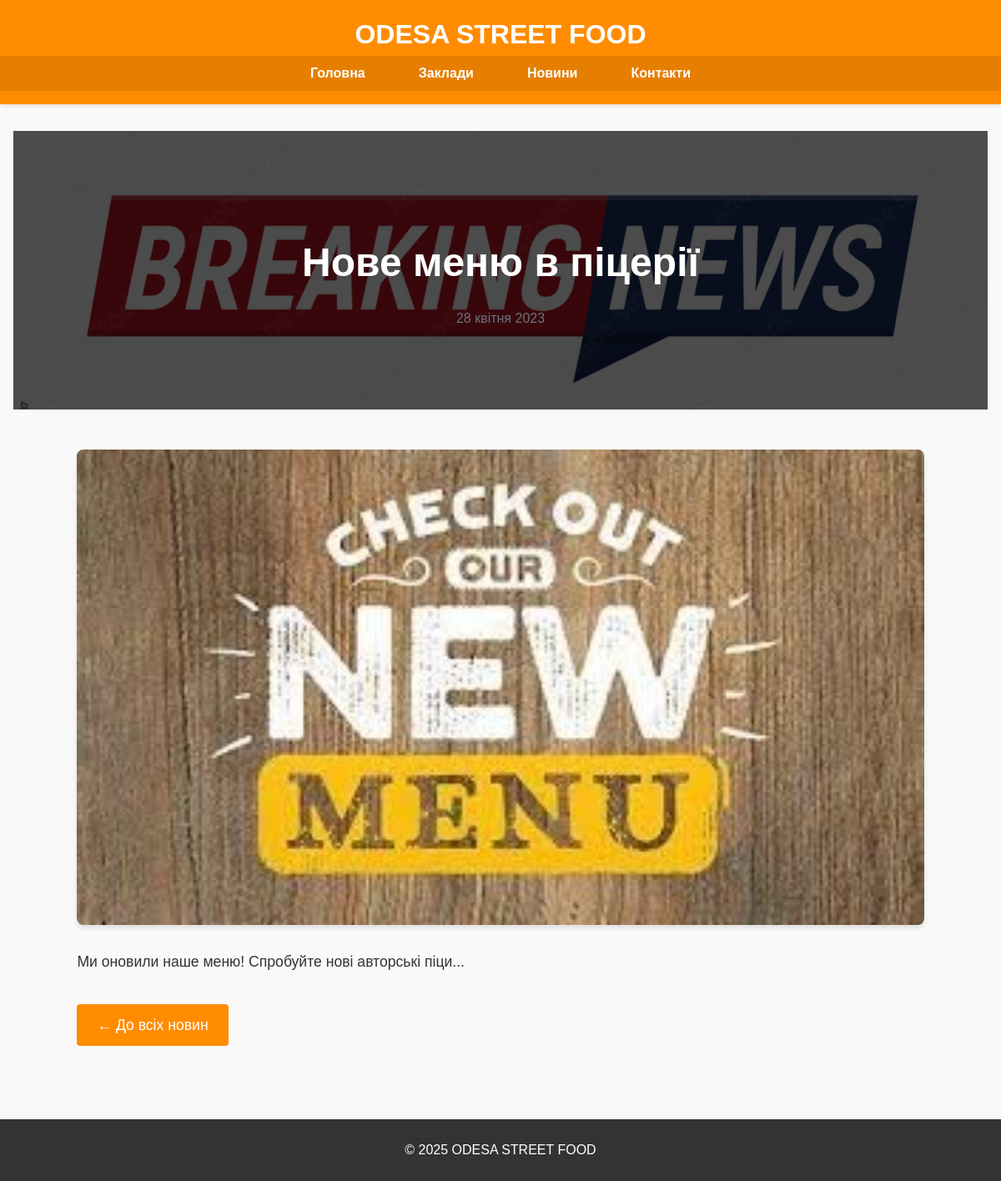
Page /news/2 on the earlier database version.
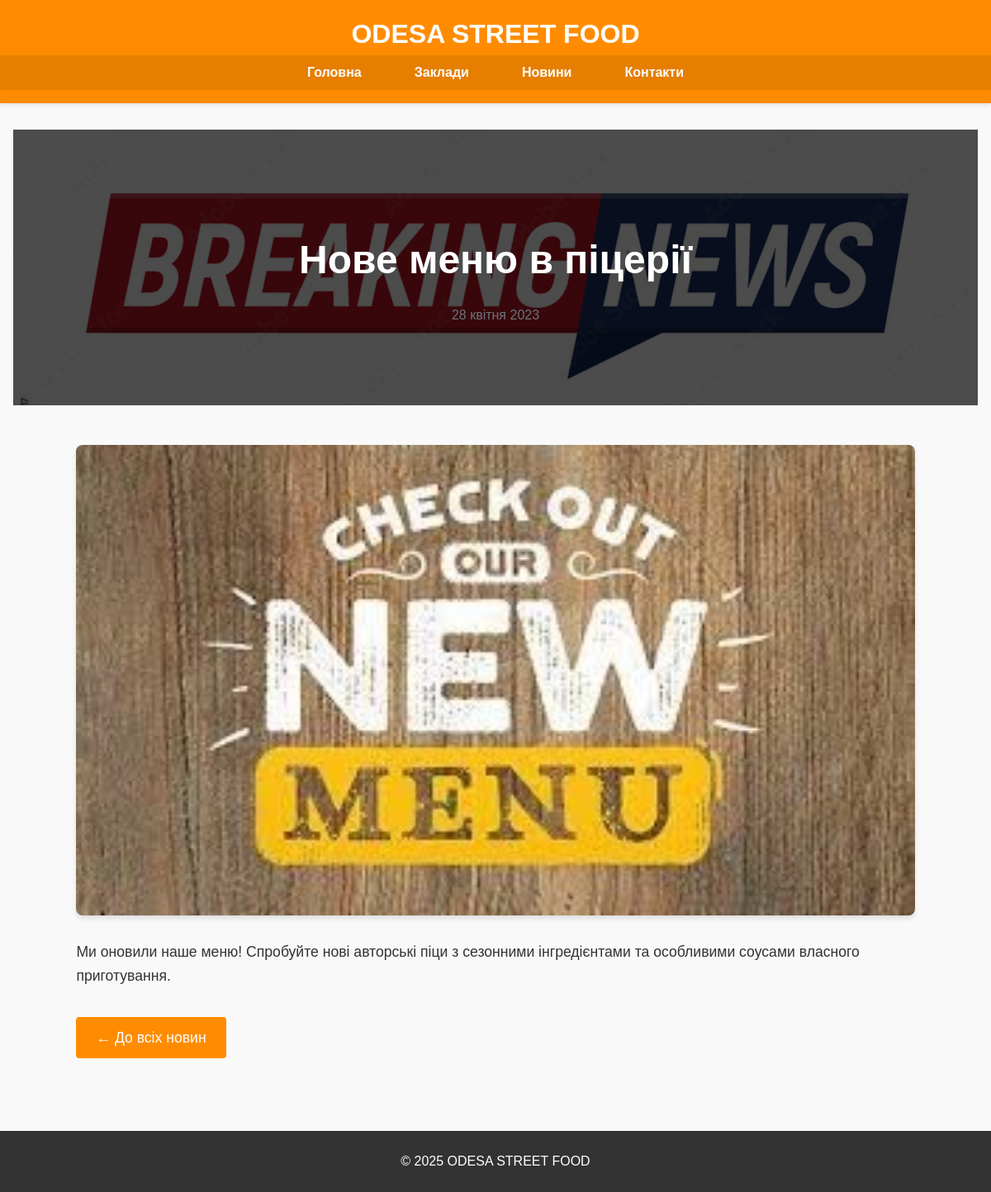
Same page on the later database version.
### tables this page shows
CREATE TABLE news
                 (
                     id
                     INTEGER
                     PRIMARY
                     KEY
                     AUTOINCREMENT,
                     title
                     TEXT
                     NOT
                     NULL,
                     date
                     TEXT
                     NOT
                     NULL,
                     content
                     TEXT
                     NOT
                     NULL,
                     image
                     TEXT
                     NOT
                     NULL
                 );

### app.py (the view)
@app.route('/news/<int:news_id>')
def news_item(news_id):
    conn = sqlite3.connect('news.db')
    c = conn.cursor()
    c.execute("SELECT * FROM news WHERE id = ?", (news_id,))
    news_item = dict(zip(['id', 'title', 'date', 'content', 'image'], c.fetchone()))
    conn.close()
    return render_template('news_item.html', now=datetime.now(), news_item=news_item)

### templates/news_item.html (shortened to what this page needs)
{% extends "base.html" %}
{% block content %}
<section class="news-header">
    <h1>{{ news_item.title }}</h1>
    <p class="news-date">{{ news_item.date }}</p>
</section>
<section class="news-single">
    <div class="container">
        <div class="news-image-full">
            <img src="{{ url_for('static', filename='images/news/' + news_item.image) }}" alt="{{ news_item.title }}">
        </div>
        <div class="news-content-full">
            <p>{{ news_item.content }}</p>
            <a href="/news" class="btn">← До всіх новин</a>
        </div>
    </div>
</section>
{% endblock %}

### templates/base.html (shortened to what this page needs)
<!DOCTYPE html>
<html lang="uk">
<head>
    <link rel="stylesheet" href="{{ url_for('static', filename='css/style.css') }}">
<link rel="stylesheet" href="https://cdnjs.cloudflare.com/ajax/libs/font-awesome/5.15.4/css/all.min.css">
</head>
<body>
    <header>
        <h1>ODESA STREET FOOD</h1>
        <nav>
            <ul>
                <li><a href="{{ url_for('index') }}">Головна</a></li>
                <li><a href="{{ url_for('restaurants') }}">Заклади</a></li>
                <li><a href="{{ url_for('news') }}">Новини</a></li>
                <li><a href="{{ url_for('contacts') }}">Контакти</a></li>
            </ul>
        </nav>
    </header>
    <main>
        {% block content %}{% endblock %}
    </main>
    <footer>
        <p>&copy; {{ now.year }} ODESA STREET FOOD</p>
    </footer>
</body>
</html>

### static/css/style.css (style rules this page uses)
body { font-family: 'Arial', sans-serif; margin: 0; padding: 0; line-height: 1.6; color: #333; background-color: #f9f9f9; }
header { background: #ff8c00; color: white; padding: 1rem 0; box-shadow: 0 2px 5px rgba(0,0,0,0.1); }
header h1 { margin: 0; padding: 0 1rem; text-align: center; font-size: 2rem; }
nav { background: #e67e00; padding: 0.5rem 0; }
nav ul { list-style: none; padding: 0; margin: 0; display: flex; justify-content: center; gap: 2rem; flex-wrap: wrap; }
nav a { color: white; text-decoration: none; font-weight: bold; padding: 0.5rem 1rem; border-radius: 4px; transition: background-color 0.3s; }
main { max-width: 1200px; margin: 2rem auto; padding: 0 1rem; }
footer { background: #333; color: white; text-align: center; padding: 1.5rem; margin-top: 3rem; }
footer p { margin: 0; }
.container { width: 90%; max-width: 1200px; margin: 0 auto; }
.btn { display: inline-block; background: #ff8c00; color: white; padding: 0.7rem 1.5rem; border-radius: 4px; text-decoration: none; margin-top: 1rem; transition: background 0.3s; }
.news-header { background: linear-gradient(rgba(0,0,0,0.7), rgba(0,0,0,0.7)), url('../images/news-bg.jpg'); background-size: cover; background-position: center; color: white; text-align: center; padding: 5rem 0; margin-bottom: 3rem; }
.news-header h1 { font-size: 3rem; margin-bottom: 1rem; }
.news-date { color: #ff8c00; font-size: 0.9rem; }
.news-date { color: #6c757d; font-size: 1rem; display: block; margin-top: 10px; }
.news-single { max-width: 1200px; margin: 0 auto; padding: 0 20px; }
.news-image-full { margin-bottom: 30px; border-radius: 8px; overflow: hidden; box-shadow: 0 4px 6px rgba(0, 0, 0, 0.1); }
.news-image-full img { width: 100%; height: auto; display: block; transition: transform 0.3s ease; }
.news-content-full { line-height: 1.6; font-size: 1.1rem; color: #333; padding-bottom: 40px; }
.news-content-full p { margin-bottom: 20px; }

Differences in the rows shown:
changed news "Нове меню в піцерії": content "Ми оновили наше меню! Спробуйте нові авторські піци..." → "Ми оновили наше меню! Спробуйте нові авторські піци з сезонними інгредієнтами та особливими соусами власного приготування."
